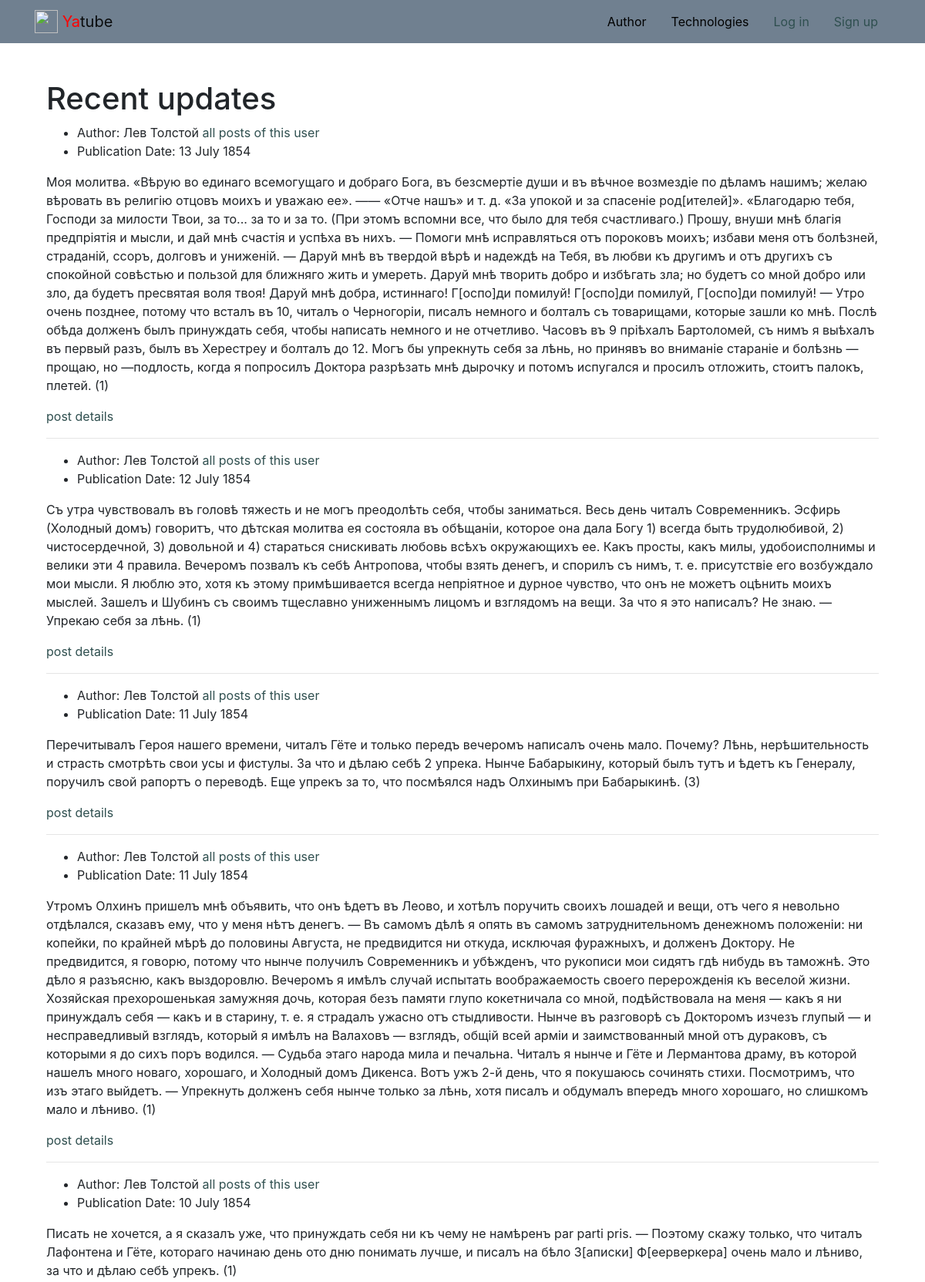
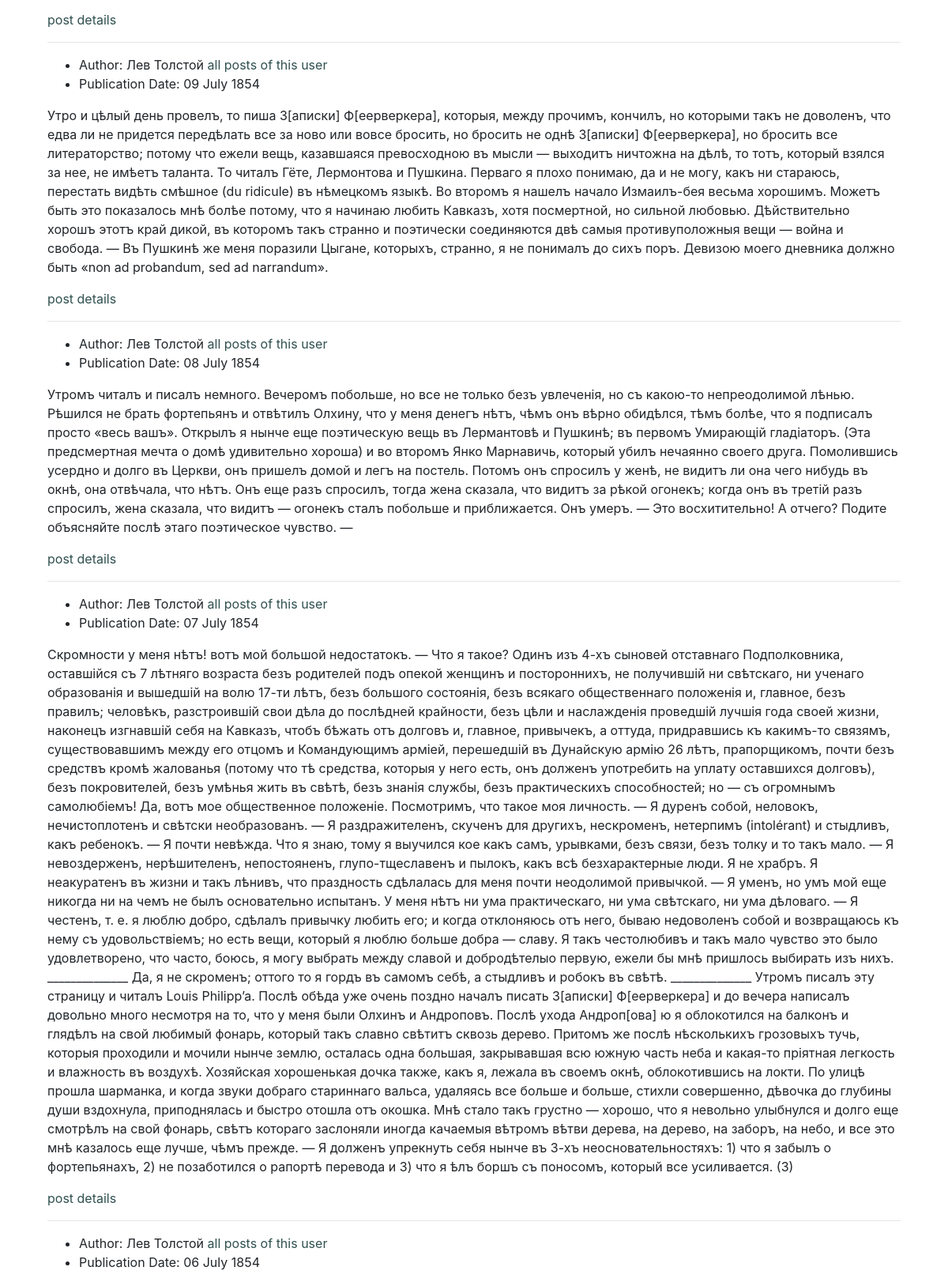
/?page=3 (upper part), run on the app's committed database (2 pictures, top to bottom).
### posts/models.py (models this page shows, shortened)
class Post(models.Model):
    text = models.TextField(
        'Текст поста',
        help_text='Введите текст поста'
    )
    pub_date = models.DateTimeField(
        'Дата публикации',
        auto_now_add=True)
    author = models.ForeignKey(
        User,
        on_delete=models.CASCADE,
        related_name='posts',
        verbose_name='Автор'
    )
    group = models.ForeignKey(
        Group,
        on_delete=models.SET_NULL,
        related_name='posts',
        blank=True,
        null=True,
        verbose_name='Группа',
        help_text='Группа, к которой будет относиться пост'
    )
    image = models.ImageField(
        'Картинка',
        upload_to='posts/',
        blank=True
    )
    class Meta:
        ordering = ['-pub_date']

### posts/views.py (the view)
# urls.py: path('', views.index, name='index'),
def index(request):
    post_list = Post.objects.all()
    page_obj = get_page_object(request, post_list, POSTS_PER_PAGE)
    context = {
        'page_obj': page_obj
    }
    template = 'posts/index.html'
    return render(request, template, context)

### core/context_processors/year.py (called while the page is built)
def year(request):
    today = datetime.datetime.now()
    year = today.year
    return {
        'year': year
    }

### posts/views.py (called while the page is built)
def get_page_object(request, post_list, posts_per_page):
    paginator = Paginator(post_list, POSTS_PER_PAGE)
    page_number = request.GET.get('page')
    page_obj = paginator.get_page(page_number)
    return page_obj

### templates/posts/index.html (shortened to what this page needs)
{% extends 'base.html' %}
{% load thumbnail %}
{% load cache %}
{% block content %}
<div class="container py-5">
  <h1>Recent updates</h1>
{% cache 20 index_page with page_obj %}
{% for post in page_obj %}
<article>
  <ul>
    <li>
      Author: {{post.author.get_full_name}}
      <a href="{% url 'posts:profile' post.author.username %}">all posts of this user</a>
    </li>
    <li>
      Publication Date: {{post.pub_date|date:"d E Y"}}
    </li>
  </ul>
  <p>
    {{post.text}}
  </p>
</article>
<a href="{% url 'posts:post_detail' post.id %}">
  post details
</a>
{% if not forloop.last %}<hr>{% endif %}
{% endfor %}
{% endcache %}
</div>
{% endblock %}

### templates/base.html (style rules this page uses)
a { color: #2F4F4F; background-color: transparent; text-decoration: none; }

### data on the page
Post: author.get_full_name "Лев Толстой", pub_date "13 July 1854", text "Моя молитва. «Вѣрую во единаго всемогущаго и добраго Бога, въ безсмертіе души и въ вѣчное возмездіе по дѣламъ нашимъ; желаю вѣровать въ религію отцовъ моихъ и уважаю ее». —— «Отче нашъ» и т. д. «За упокой и за спасеніе род[ителей]». «Благодарю тебя, Господи за милости Твои, за то... за то и за то. (При этомъ вспомни все, что было для тебя счастливаго.) Прошу, внуши мнѣ благія предпріятія и мысли, и дай мнѣ счастія и успѣха въ нихъ. — Помоги мнѣ исправляться отъ пороковъ моихъ; избави меня отъ болѣзней, страданій, ссоръ, долговъ и униженій. — Даруй мнѣ въ твердой вѣрѣ и надеждѣ на Тебя, въ любви къ другимъ и отъ другихъ съ спокойной совѣстью и пользой для ближняго жить и умереть. Даруй мнѣ…"
Post: author.get_full_name "Лев Толстой", pub_date "12 July 1854", text "Съ утра чувствовалъ въ головѣ тяжесть и не могъ преодолѣть себя, чтобы заниматься. Весь день читалъ Современникъ. Эсфирь (Холодный домъ) говоритъ, что дѣтская молитва ея состояла въ обѣщаніи, которое она дала Богу 1) всегда быть трудолюбивой, 2) чистосердечной, 3) довольной и 4) стараться снискивать любовь всѣхъ окружающихъ ее. Какъ просты, какъ милы, удобоисполнимы и велики эти 4 правила. Вечеромъ позвалъ къ себѣ Антропова, чтобы взять денегъ, и спорилъ съ нимъ, т. е. присутствіе его возбуждало мои мысли. Я люблю это, хотя къ этому примѣшивается всегда непріятное и дурное чувство, что онъ не можетъ оцѣнить моихъ мыслей. Зашелъ и Шубинъ съ своимъ тщеславно униженнымъ лицомъ и взглядомъ на…"
Post: author.get_full_name "Лев Толстой", pub_date "11 July 1854", text "Перечитывалъ Героя нашего времени, читалъ Гёте и только передъ вечеромъ написалъ очень мало. Почему? Лѣнь, нерѣшительность и страсть смотрѣть свои усы и фистулы. За что и дѣлаю себѣ 2 упрека. Нынче Бабарыкину, который былъ тутъ и ѣдетъ къ Генералу, поручилъ свой рапортъ о переводѣ. Еще упрекъ за то, что посмѣялся надъ Олхинымъ при Бабарыкинѣ. (3)"
Post: author.get_full_name "Лев Толстой", pub_date "11 July 1854", text "Утромъ Олхинъ пришелъ мнѣ объявить, что онъ ѣдетъ въ Леово, и хотѣлъ поручить своихъ лошадей и вещи, отъ чего я невольно отдѣлался, сказавъ ему, что у меня нѣтъ денегъ. — Въ самомъ дѣлѣ я опять въ самомъ затруднительномъ денежномъ положеніи: ни копейки, по крайней мѣрѣ до половины Августа, не предвидится ни откуда, исключая фуражныхъ, и долженъ Доктору. Не предвидится, я говорю, потому что нынче получилъ Современникъ и убѣжденъ, что рукописи мои сидятъ гдѣ нибудь въ таможнѣ. Это дѣло я разъясню, какъ выздоровлю. Вечеромъ я имѣлъ случай испытать воображаемость своего перерожденія къ веселой жизни. Хозяйская прехорошенькая замужняя дочь, которая безъ памяти глупо кокетничала со мной,…"
Post: author.get_full_name "Лев Толстой", pub_date "10 July 1854", text "Писать не хочется, а я сказалъ уже, что принуждать себя ни къ чему не намѣренъ par parti pris. — Поэтому скажу только, что читалъ Лафонтена и Гёте, котораго начинаю день ото дню понимать лучше, и писалъ на бѣло З[аписки] Ф[еерверкера] очень мало и лѣниво, за что и дѣлаю себѣ упрекъ. (1)"
Post: author.get_full_name "Лев Толстой", pub_date "09 July 1854", text "Утро и цѣлый день провелъ, то пиша З[аписки] Ф[еерверкера], которыя, между прочимъ, кончилъ, но которыми такъ не доволенъ, что едва ли не придется передѣлать все за ново или вовсе бросить, но бросить не однѣ З[аписки] Ф[еерверкера], но бросить все литераторство; потому что ежели вещь, казавшаяся превосходною въ мысли — выходитъ ничтожна на дѣлѣ, то тотъ, который взялся за нее, не имѣетъ таланта. То читалъ Гёте, Лермонтова и Пушкина. Перваго я плохо понимаю, да и не могу, какъ ни стараюсь, перестать видѣть смѣшное (du ridicule) въ нѣмецкомъ языкѣ. Во второмъ я нашелъ начало Измаилъ-бея весьма хорошимъ. Можетъ быть это показалось мнѣ болѣе потому, что я начинаю любить Кавказъ, хотя…"
Post: author.get_full_name "Лев Толстой", pub_date "08 July 1854", text "Утромъ читалъ и писалъ немного. Вечеромъ побольше, но все не только безъ увлеченія, но съ какою-то непреодолимой лѣнью. Рѣшился не брать фортепьянъ и отвѣтилъ Олхину, что у меня денегъ нѣтъ, чѣмъ онъ вѣрно обидѣлся, тѣмъ болѣе, что я подписалъ просто «весь вашъ». Открылъ я нынче еще поэтическую вещь въ Лермантовѣ и Пушкинѣ; въ первомъ Умирающій гладіаторъ. (Эта предсмертная мечта о домѣ удивительно хороша) и во второмъ Янко Марнавичь, который убилъ нечаянно своего друга. Помолившись усердно и долго въ Церкви, онъ пришелъ домой и легъ на постель. Потомъ онъ спросилъ у женѣ, не видитъ ли она чего нибудь въ окнѣ, она отвѣчала, что нѣтъ. Онъ еще разъ спросилъ, тогда жена сказала, что видитъ за…"
Post: author.get_full_name "Лев Толстой", pub_date "07 July 1854", text "Скромности у меня нѣтъ! вотъ мой большой недостатокъ. — Что я такое? Одинъ изъ 4-хъ сыновей отставнаго Подполковника, оставшійся съ 7 лѣтняго возраста безъ родителей подъ опекой женщинъ и постороннихъ, не получившій ни свѣтскаго, ни ученаго образованія и вышедшій на волю 17-ти лѣтъ, безъ большого состоянія, безъ всякаго общественнаго положенія и, главное, безъ правилъ; человѣкъ, разстроившій свои дѣла до послѣдней крайности, безъ цѣли и наслажденія проведшій лучшія года своей жизни, наконецъ изгнавшій себя на Кавказъ, чтобъ бѣжать отъ долговъ и, главное, привычекъ, а оттуда, придравшись къ какимъ-то связямъ, существовавшимъ между его отцомъ и Командующимъ арміей, перешедшій въ Дунайскую…"
Post: author.get_full_name "Лев Толстой", pub_date "06 July 1854"
